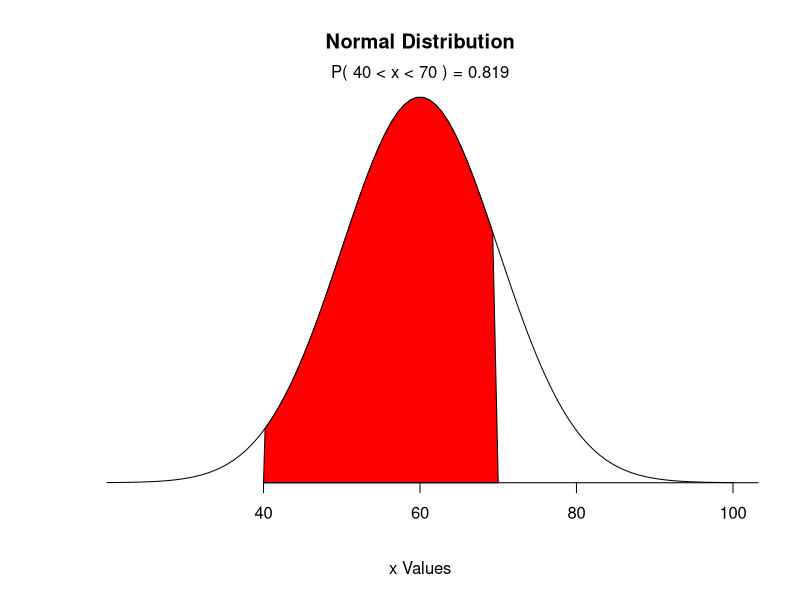

This figure's R source:
mean=60
sd=10
lb=40 
ub=70

x <-seq(-4,4,length=100)*sd + mean
hx <-dnorm(x,mean,sd)

plot(x, hx, type="n", xlab="x Values", ylab="",main="Normal Distribution", axes=FALSE)

i <- x >= lb & x <= ub
lines(x, hx)
polygon(c(lb,x[i],ub), c(0,hx[i],0), col="red")

area <- pnorm(ub, mean, sd) - pnorm(lb, mean, sd)
result <- paste("P(",lb,"< x <",ub,") =",signif(area, digits=3))

mtext(result,3)
axis(1, at=seq(40, 160, 20), pos=0)